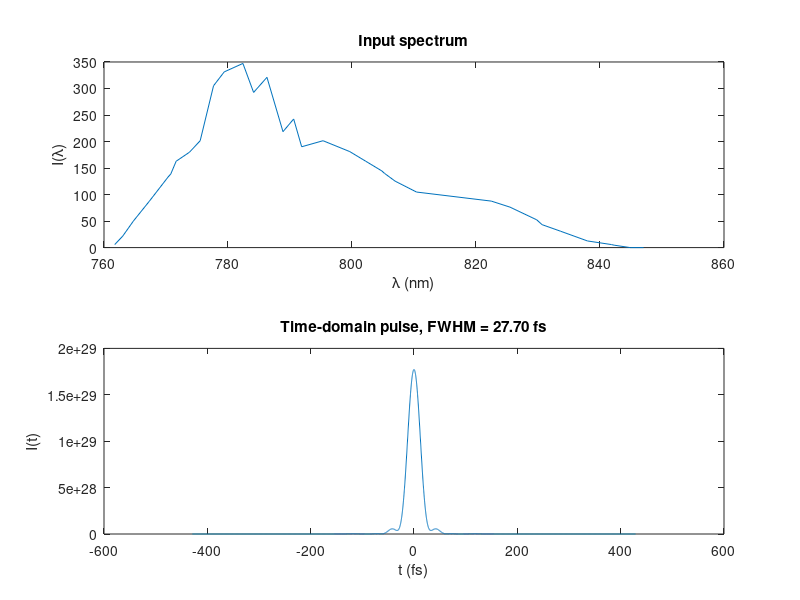

This chart was generated by the following MATLAB code:
clear; close all; clc;
%% Load spectrum: columns = [lambda_nm, I_lambda]
load('OAP_data.mat');   % <-- change filename as needed
lambda_nm = wavelengths_nm;               % wavelength in nm
I_lambda  = abs(y_pixels-max(y_pixels));               % spectral intensity (arb. units)

% Ensure column vectors and sort by wavelength
[lambda_nm, idx] = sort(lambda_nm(:));
I_lambda         = I_lambda(idx);

%% Convert wavelength axis to angular frequency axis
c = 299792458;
lambda_m = lambda_nm*1e-9;
omega   = 2*pi*c./lambda_m;          % non-uniform, descending

% Uniform omega grid
Nspec      = numel(omega);
omega_min  = min(omega);
omega_max  = max(omega);
omega_u    = linspace(omega_min, omega_max, Nspec).';
I_omega    = interp1(omega, I_lambda, omega_u, 'linear', 0);

%% Zero padding in frequency domain
ZP_factor  = 200;                      % interpolation factor in time
Nfft       = ZP_factor * Nspec;

% Centered spectrum, then pad with zeros
E_omega0   = sqrt(I_omega);         % flat phase
% E_omega0   = fftshift(E_omega0);

pad_total  = Nfft - Nspec;
pad_left   = floor(pad_total/2);
pad_right  = pad_total - pad_left;

E_omega_pad = [zeros(pad_left,1); E_omega0; zeros(pad_right,1)];

% New uniform omega grid matching padded array
domega     = omega_u(2) - omega_u(1);
omega_u_pad = ( (-(Nfft/2):(Nfft/2-1)).' ) * domega + mean(omega_u);

%% IFFT to time domain
% E_t = ifft(ifftshift(E_omega_pad)) * Nfft * domega / (2*pi);
E_t = ifft(E_omega_pad) * Nfft * domega / (2*pi);
% Time axis
T  = 2*pi/domega;                   % unchanged total window
dt = T/Nfft;                        % smaller time step due to padding
t  = (-Nfft/2:Nfft/2-1).' * dt;

%% Intensity and FWHM
I_t = abs(fftshift(E_t)).^2;

Imax = max(I_t);
half = Imax/2;
above = find(I_t >= half);
t_FWHM = t(above(end)) - t(above(1));

fprintf('Transform-limited pulse duration (FWHM) = %.3e s\n', t_FWHM);

%% Plots
figure;
subplot(2,1,1);
plot(lambda_nm, I_lambda);
xlabel('\lambda (nm)'); ylabel('I(\lambda)');
title('Input spectrum');

subplot(2,1,2);
plot(t*1e15, I_t);
xlabel('t (fs)'); ylabel('I(t)');
title(sprintf('Time-domain pulse, FWHM = %.2f fs', t_FWHM*1e15));